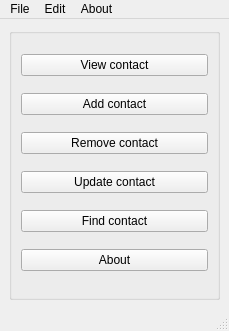
<?xml version="1.0" encoding="UTF-8"?>
<ui version="4.0">
 <class>MainWindow</class>
 <widget class="QMainWindow" name="MainWindow">
  <property name="geometry">
   <rect>
    <x>0</x>
    <y>0</y>
    <width>229</width>
    <height>331</height>
   </rect>
  </property>
  <property name="windowTitle">
   <string>Address book</string>
  </property>
  <property name="windowIcon">
   <iconset resource="../rubrica.qrc">
    <normaloff>:/images/system-users.png</normaloff>:/images/system-users.png</iconset>
  </property>
  <widget class="QWidget" name="centralwidget">
   <layout class="QGridLayout" name="gridLayout">
    <item row="0" column="0">
     <widget class="QGroupBox" name="groupBox">
      <property name="title">
       <string/>
      </property>
      <layout class="QGridLayout" name="gridLayout_2">
       <item row="5" column="0">
        <widget class="QPushButton" name="about_contact">
         <property name="text">
          <string>About</string>
         </property>
         <property name="icon">
          <iconset resource="../rubrica.qrc">
           <normaloff>:/images/info.png</normaloff>:/images/info.png</iconset>
         </property>
        </widget>
       </item>
       <item row="2" column="0">
        <widget class="QPushButton" name="remove_contatct">
         <property name="text">
          <string>Remove contact</string>
         </property>
         <property name="icon">
          <iconset resource="../rubrica.qrc">
           <normaloff>:/images/edit-delete.png</normaloff>:/images/edit-delete.png</iconset>
         </property>
        </widget>
       </item>
       <item row="4" column="0">
        <widget class="QPushButton" name="find_contact">
         <property name="text">
          <string>Find contact</string>
         </property>
         <property name="icon">
          <iconset resource="../rubrica.qrc">
           <normaloff>:/images/edit-find.png</normaloff>:/images/edit-find.png</iconset>
         </property>
        </widget>
       </item>
       <item row="3" column="0">
        <widget class="QPushButton" name="update_contatc">
         <property name="text">
          <string>Update contact</string>
         </property>
         <property name="icon">
          <iconset resource="../rubrica.qrc">
           <normaloff>:/images/system-software-update.png</normaloff>:/images/system-software-update.png</iconset>
         </property>
        </widget>
       </item>
       <item row="1" column="0">
        <widget class="QPushButton" name="addContact">
         <property name="text">
          <string>Add contact</string>
         </property>
         <property name="icon">
          <iconset resource="../rubrica.qrc">
           <normaloff>:/images/system-users.png</normaloff>:/images/system-users.png</iconset>
         </property>
        </widget>
       </item>
       <item row="0" column="0">
        <widget class="QPushButton" name="view_contact">
         <property name="text">
          <string>View contact</string>
         </property>
         <property name="icon">
          <iconset resource="../rubrica.qrc">
           <normaloff>:/images/view_contact.png</normaloff>:/images/view_contact.png</iconset>
         </property>
        </widget>
       </item>
      </layout>
     </widget>
    </item>
   </layout>
  </widget>
  <widget class="QMenuBar" name="menubar">
   <property name="geometry">
    <rect>
     <x>0</x>
     <y>0</y>
     <width>229</width>
     <height>29</height>
    </rect>
   </property>
   <widget class="QMenu" name="menuFile">
    <property name="title">
     <string>File</string>
    </property>
    <addaction name="actionExit"/>
   </widget>
   <widget class="QMenu" name="menuEdit">
    <property name="title">
     <string>Edit</string>
    </property>
    <addaction name="actionView_contact"/>
    <addaction name="actionInsert"/>
    <addaction name="actionRemove"/>
    <addaction name="actionUpdate"/>
    <addaction name="actionFind_contact"/>
   </widget>
   <widget class="QMenu" name="menuAbout">
    <property name="title">
     <string>About</string>
    </property>
    <addaction name="actionAbout"/>
   </widget>
   <addaction name="menuFile"/>
   <addaction name="menuEdit"/>
   <addaction name="menuAbout"/>
  </widget>
  <widget class="QStatusBar" name="statusbar"/>
  <action name="actionExit">
   <property name="icon">
    <iconset resource="../rubrica.qrc">
     <normaloff>:/images/exit.png</normaloff>:/images/exit.png</iconset>
   </property>
   <property name="text">
    <string>Exit</string>
   </property>
  </action>
  <action name="actionInsert">
   <property name="icon">
    <iconset resource="../rubrica.qrc">
     <normaloff>:/images/system-users.png</normaloff>:/images/system-users.png</iconset>
   </property>
   <property name="text">
    <string>Add contact</string>
   </property>
  </action>
  <action name="actionRemove">
   <property name="icon">
    <iconset resource="../rubrica.qrc">
     <normaloff>:/images/edit-delete.png</normaloff>:/images/edit-delete.png</iconset>
   </property>
   <property name="text">
    <string>Remove contact</string>
   </property>
  </action>
  <action name="actionUpdate">
   <property name="icon">
    <iconset resource="../rubrica.qrc">
     <normaloff>:/images/system-software-update.png</normaloff>:/images/system-software-update.png</iconset>
   </property>
   <property name="text">
    <string>Update contact</string>
   </property>
  </action>
  <action name="actionAbout">
   <property name="icon">
    <iconset resource="../rubrica.qrc">
     <normaloff>:/images/info.png</normaloff>:/images/info.png</iconset>
   </property>
   <property name="text">
    <string>About</string>
   </property>
  </action>
  <action name="actionFind_contact">
   <property name="icon">
    <iconset resource="../rubrica.qrc">
     <normaloff>:/images/edit-find.png</normaloff>:/images/edit-find.png</iconset>
   </property>
   <property name="text">
    <string>Find contact</string>
   </property>
  </action>
  <action name="actionView_contact">
   <property name="icon">
    <iconset resource="../rubrica.qrc">
     <normaloff>:/images/view_contact.png</normaloff>:/images/view_contact.png</iconset>
   </property>
   <property name="text">
    <string>View contact</string>
   </property>
  </action>
 </widget>
 <resources>
  <include location="../rubrica.qrc"/>
 </resources>
 <connections/>
</ui>
